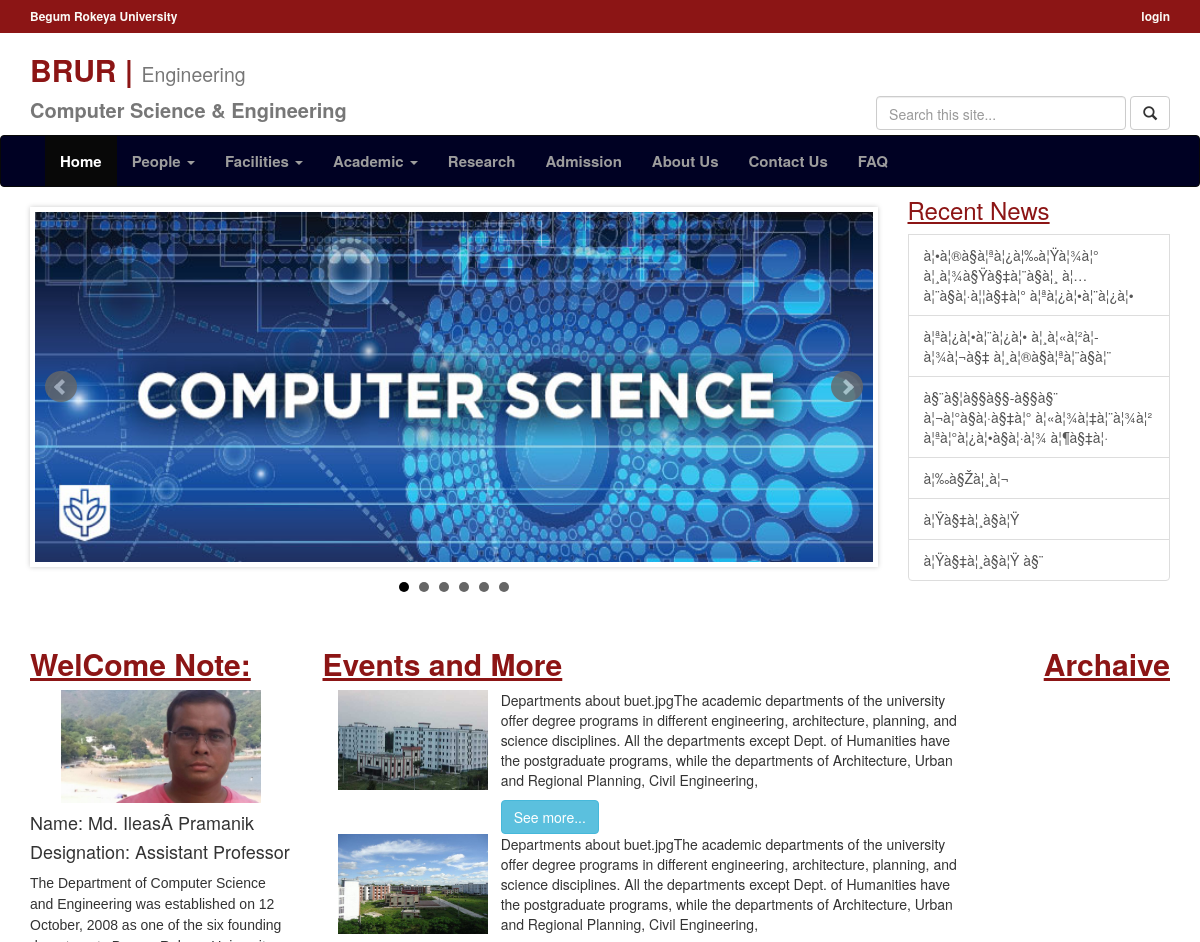
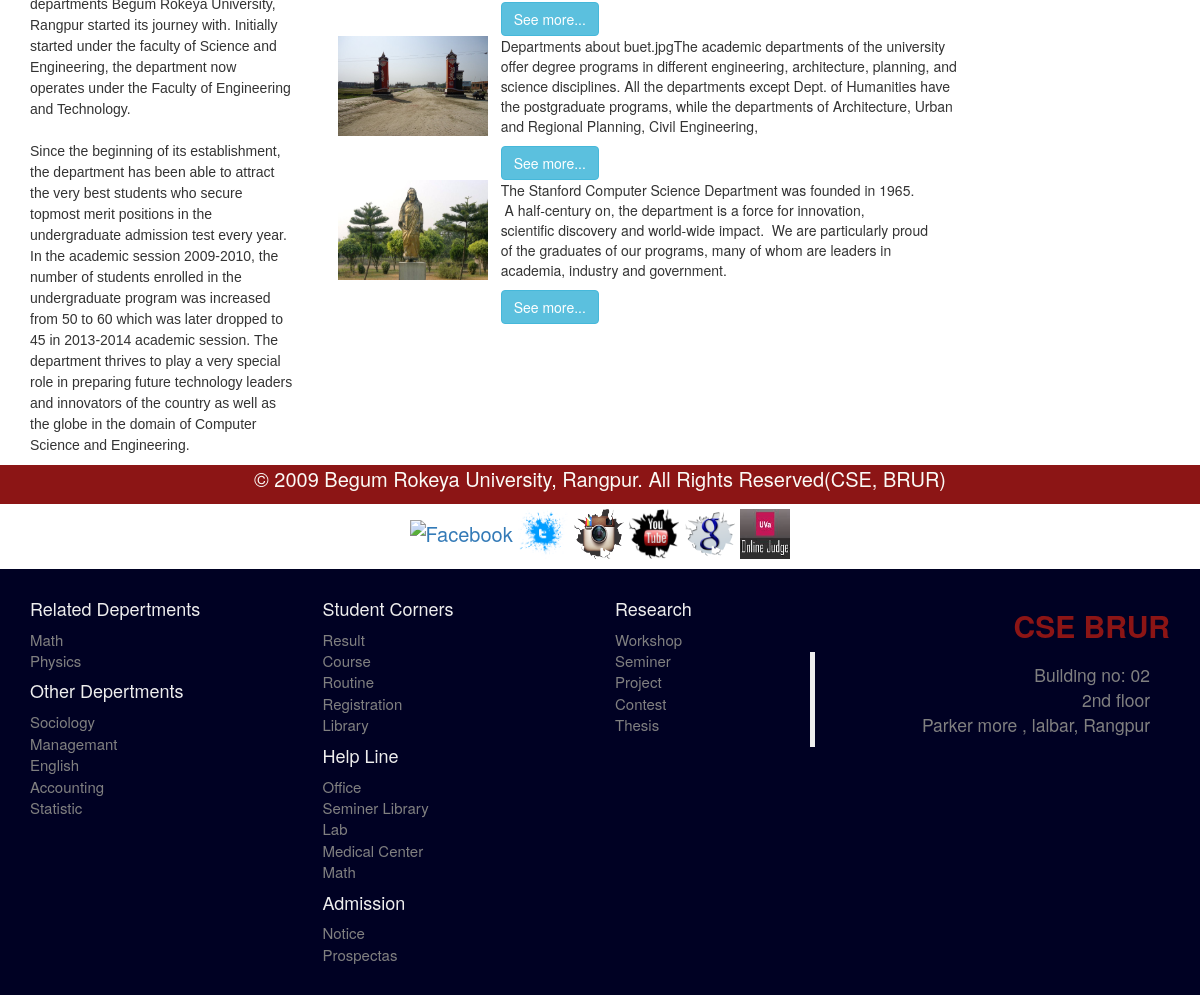
The page / on the database its author committed (2 pictures, top to bottom).
### tables this page shows
CREATE TABLE `banner` (
  `banner_id` int(11) NOT NULL,
  `banner_name` text NOT NULL,
  `banner_title` text NOT NULL
);

CREATE TABLE `recent_news` (
  `recent_news_id` int(11) NOT NULL,
  `recent_news_title` text NOT NULL,
  `recent_image` text NOT NULL,
  `description` text NOT NULL
);

CREATE TABLE `welcome_note` (
  `welcome_note_id` int(11) NOT NULL,
  `name` varchar(100) NOT NULL,
  `image` text NOT NULL,
  `designation` varchar(100) NOT NULL,
  `words` text NOT NULL
);

CREATE TABLE `events` (
  `event_id` int(11) NOT NULL,
  `event_title` varchar(100) NOT NULL,
  `event_images` text NOT NULL,
  `occasion` varchar(100) NOT NULL,
  `schedule` text NOT NULL,
  `more` text NOT NULL
);

### includes/slider.php (the view)
<div class="container" >
 	<div class="row" id="banner-content">
			<div class="col-lg-9 ">
				<ul class="bxslider">
				<?php
				 include 'admin/include/condb.php';
							$sql="SELECT * FROM banner ";
				         	$run_sql=  mysqli_query($con,$sql);
							 while ($rows= mysqli_fetch_array($run_sql)) {
							 		echo'<li><img src="images/'.$rows['banner_name'].'" height="350" width="100%" title="'.$rows['banner_title'].'"/></li>';
									}
				?>
				</ul>
			</div>
			<div class="col-lg-3 pull-right">
				 <div class="list-group">
				  <a href="#" class="list-group-item-heading"><h3 class="recent"><u>Recent News</u></h3></a>
				 <?php
							 $sql="SELECT * FROM recent_news ";
							 $run_sql=  mysqli_query($con,$sql);
							  while ($rows= mysqli_fetch_array($run_sql)) {
								echo'
									<a href="#" class="list-group-item">'.$rows['recent_news_title'].'</a>
									';
							}
						?>
				 </div>
			</div>
	</div>
</div>

### includes/content.php (shortened to what this page needs)
	<?php include 'admin/include/condb.php';?>
	<div class="container">
		<div class="row  " id="list">
			<div class="col-lg-3 " id="first">
				<div>
					<h2><u>WelCome Note:</u></h2>
					<?php
					$sql="SELECT * FROM Welcome_note ";
					$run_sql=  mysqli_query($con,$sql);
					while ($rows= mysqli_fetch_array($run_sql)) {
						echo'
						<center><img src="images/'.$rows['image'].'" width="200px"> </center>
						<h4>Name: '.$rows['name'].'  </h4>
						<h4>Designation: '.$rows['designation'].' </h4>
						<p class="justify">  '.$rows['words'].'  </p>
						';
					}
					?>
				</div>
			</div>
			<div class="col-lg-7" id="sec">
				<div class="row" >
					<div class="col-sm-12">
						<h2><u>Events and More</u></h2>
						<?php
						$sql="SELECT * FROM events LIMIT 4 ";
						$run_sql=  mysqli_query($con,$sql);
						while ($rows= mysqli_fetch_array($run_sql)) {
								echo' <div class="list-group">
								<div class="col-sm-3">
									<img src="images/'.$rows['event_images'].'"  height="100px" width="150px">
								</div>
								<div class="col-sm-9">
									'.$rows['more'].' <a href="#" class="btn btn-info" align="right" role="button">See more...</a>
								</div>
							</div>
							';
						}
					?>
				</div>
			</div>
		</div>
		<div class="col-lg-2" id="trd" align="right">
			<h2><u>Archaive</u></h2>
		</div>
	</div>
</div>

### includes/css/styles.css (style rules this page uses)
.pull-right { color:#FBFAF6; padding-bottom: 5px; }
h2 { color:#8C1515; font-weight: bolder; }
#banner-content { height: 400px; }
.list-group-item-heading { color: #8C1515; font-weight: bolder; }
.recent { color:#8C1515; margin-top: -10px; }
.justify { text-align: justify; text-justify: inter-word; }

### rows shown on the page
banner: banner_name (picture)
recent_news: recent_news_title "à¦•à¦®à§à¦ªà¦¿à¦‰à¦Ÿà¦¾à¦° à¦¸à¦¾à§Ÿà§‡à¦¨à§à¦¸ à¦…à¦¨à§à¦·à¦¦à§‡à¦° à¦ªà¦¿à¦•à¦¨à¦¿à¦•"
recent_news: recent_news_title "à¦ªà¦¿à¦•à¦¨à¦¿à¦• à¦¸à¦«à¦²à¦­à¦¾à¦¬à§‡ à¦¸à¦®à§à¦ªà¦¨à§à¦¨"
recent_news: recent_news_title "à§¨à§¦à§§à§§-à§§à§¨ à¦¬à¦°à§à¦·à§‡à¦° à¦«à¦¾à¦‡à¦¨à¦¾à¦² à¦ªà¦°à¦¿à¦•à§à¦·à¦¾ à¦¶à§‡à¦·"
recent_news: recent_news_title "à¦‰à§Žà¦¸à¦¬"
recent_news: recent_news_title "à¦Ÿà§‡à¦¸à§à¦Ÿ"
recent_news: recent_news_title "à¦Ÿà§‡à¦¸à§à¦Ÿ à§¨"
welcome_note: image (picture), name "Md. IleasÂ Pramanik", designation "Assistant Professor", words "The Department of Computer Science and Engineering was established on 12 October, 2008 as one of the six founding departments Begum Rokeya University, Rangpur started its journey with. Initially started under the faculty of Science and Engineering, the department now operates under the Faculty of Engineering and Technology. Since the beginning of its establishment, the department has been able to attract the very best students who secure topmost merit positions in the undergraduate admission test every year. In the academic session 2009-2010, the number of students enrolled in the undergraduate program was increased from 50 to 60 which was later dropped to 45 in 2013-2014 academic session.…"
events: event_images (picture), more "Departments about buet.jpgThe academic departments of the university offer degree programs in different engineering, architecture, planning, and science disciplines. All the departments except Dept. of Humanities have the postgraduate programs, while the departments of Architecture, Urban and Regional Planning, Civil Engineering,"
events: event_images (picture), more "Departments about buet.jpgThe academic departments of the university offer degree programs in different engineering, architecture, planning, and science disciplines. All the departments except Dept. of Humanities have the postgraduate programs, while the departments of Architecture, Urban and Regional Planning, Civil Engineering,"
events: event_images (picture), more "Departments about buet.jpgThe academic departments of the university offer degree programs in different engineering, architecture, planning, and science disciplines. All the departments except Dept. of Humanities have the postgraduate programs, while the departments of Architecture, Urban and Regional Planning, Civil Engineering,"
events: event_images (picture), more "The Stanford Computer Science Department was founded in 1965. A half-century on, the department is a force for innovation, scientific discovery and world-wide impact. We are particularly proud of the graduates of our programs, many of whom are leaders in academia, industry and government."
